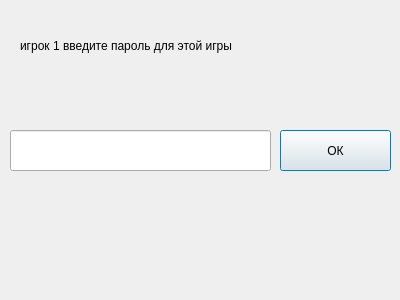
<?xml version="1.0" encoding="UTF-8"?>
<ui version="4.0">
 <class>password_menu</class>
 <widget class="QDialog" name="password_menu">
  <property name="geometry">
   <rect>
    <x>0</x>
    <y>0</y>
    <width>400</width>
    <height>300</height>
   </rect>
  </property>
  <property name="windowTitle">
   <string>Dialog</string>
  </property>
  <widget class="QLabel" name="label">
   <property name="geometry">
    <rect>
     <x>20</x>
     <y>20</y>
     <width>351</width>
     <height>51</height>
    </rect>
   </property>
   <property name="text">
    <string>игрок 1 введите пароль для этой игры</string>
   </property>
  </widget>
  <widget class="QLineEdit" name="lineEdit">
   <property name="geometry">
    <rect>
     <x>10</x>
     <y>130</y>
     <width>261</width>
     <height>41</height>
    </rect>
   </property>
  </widget>
  <widget class="QPushButton" name="pushButton">
   <property name="geometry">
    <rect>
     <x>280</x>
     <y>130</y>
     <width>111</width>
     <height>41</height>
    </rect>
   </property>
   <property name="text">
    <string>ОК</string>
   </property>
  </widget>
 </widget>
 <resources/>
 <connections/>
</ui>
